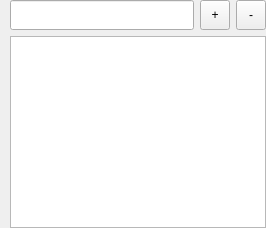
             <widget class="QWidget" name="stk_settings_producer">
              <layout class="QVBoxLayout" name="verticalLayout_3">
               <property name="leftMargin">
                <number>0</number>
               </property>
               <property name="topMargin">
                <number>0</number>
               </property>
               <property name="rightMargin">
                <number>0</number>
               </property>
               <property name="bottomMargin">
                <number>0</number>
               </property>
               <item>
                <layout class="QGridLayout" name="gridLayout_4">
                 <property name="leftMargin">
                  <number>10</number>
                 </property>
                 <item row="0" column="0">
                  <widget class="QLineEdit" name="le_prod_settings">
                   <property name="sizePolicy">
                    <sizepolicy hsizetype="Preferred" vsizetype="Preferred">
                     <horstretch>0</horstretch>
                     <verstretch>0</verstretch>
                    </sizepolicy>
                   </property>
                   <property name="minimumSize">
                    <size>
                     <width>0</width>
                     <height>0</height>
                    </size>
                   </property>
                   <property name="maximumSize">
                    <size>
                     <width>16777215</width>
                     <height>16777215</height>
                    </size>
                   </property>
                   <property name="baseSize">
                    <size>
                     <width>0</width>
                     <height>0</height>
                    </size>
                   </property>
                  </widget>
                 </item>
                 <item row="0" column="1">
                  <widget class="QToolButton" name="tbtn_prod_settings_add">
                   <property name="minimumSize">
                    <size>
                     <width>30</width>
                     <height>30</height>
                    </size>
                   </property>
                   <property name="maximumSize">
                    <size>
                     <width>30</width>
                     <height>30</height>
                    </size>
                   </property>
                   <property name="text">
                    <string>+</string>
                   </property>
                   <property name="iconSize">
                    <size>
                     <width>24</width>
                     <height>24</height>
                    </size>
                   </property>
                  </widget>
                 </item>
                 <item row="0" column="2">
                  <widget class="QToolButton" name="tbtn_prod_settings_del">
                   <property name="minimumSize">
                    <size>
                     <width>30</width>
                     <height>30</height>
                    </size>
                   </property>
                   <property name="maximumSize">
                    <size>
                     <width>30</width>
                     <height>30</height>
                    </size>
                   </property>
                   <property name="text">
                    <string>-</string>
                   </property>
                   <property name="iconSize">
                    <size>
                     <width>24</width>
                     <height>24</height>
                    </size>
                   </property>
                  </widget>
                 </item>
                 <item row="1" column="0" colspan="3">
                  <widget class="HListWidget" name="lst_prod_settings">
                   <property name="editTriggers">
                    <set>QAbstractItemView::DoubleClicked</set>
                   </property>
                   <property name="showDropIndicator" stdset="0">
                    <bool>false</bool>
                   </property>
                   <property name="modelColumn">
                    <number>0</number>
                   </property>
                   <property name="uniformItemSizes">
                    <bool>true</bool>
                   </property>
                   <property name="sortingEnabled">
                    <bool>true</bool>
                   </property>
                  </widget>
                 </item>
                </layout>
               </item>
              </layout>
             </widget>
